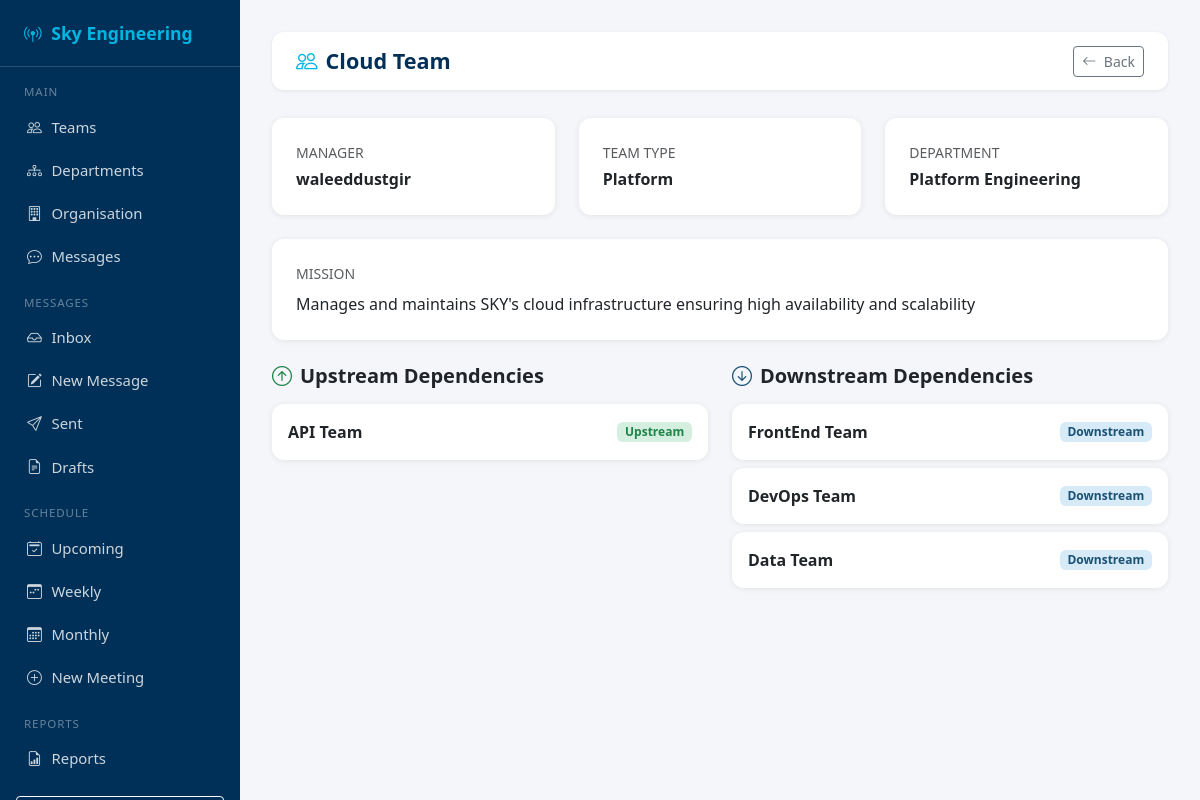
The app's page /organisation/team/1/ with its own data.
### organisation/models.py (models this page shows, shortened)
class Team(models.Model):
    name = models.CharField(max_length=200)
    department = models.ForeignKey(Department, on_delete=models.CASCADE)
    team_type = models.ForeignKey(TeamType, on_delete=models.SET_NULL, null=True, blank=True)
    mission = models.TextField(blank=True)
    manager = models.ForeignKey(User, on_delete=models.SET_NULL, null=True, blank=True)
    def __str__(self):
        return self.name

class TeamType(models.Model):
    name = models.CharField(max_length=100)
    def __str__(self):
        return self.name

class Department(models.Model):
    name = models.CharField(max_length=200)
    specialisation = models.CharField(max_length=200)
    leader = models.ForeignKey(User, on_delete=models.SET_NULL, null=True, blank=True)
    def __str__(self):
        return self.name

class Dependency(models.Model):
    from_team = models.ForeignKey(Team, related_name='upstream', on_delete=models.CASCADE)
    to_team = models.ForeignKey(Team, related_name='downstream', on_delete=models.CASCADE)

### organisation/views.py (the view)
# urls.py: path('team/<int:pk>/', views.team_detail, name='team_detail'),
def team_detail(request, pk):
    team = get_object_or_404(Team, pk=pk)
    upstream = Dependency.objects.filter(from_team=team)
    downstream = Dependency.objects.filter(to_team=team)
    return render(request, 'organisation/team_detail.html', {
        'team': team,
        'upstream': upstream,
        'downstream': downstream
    })

### organisation/templates/organisation/team_detail.html (shortened to what this page needs)
{% extends 'organisation/base_organisation.html' %}
{% block content %}
<div class="top-bar">
    <h1><i class="bi bi-people me-2" style="color:var(--sky-blue)"></i>{{ team.name }}</h1>
    <a href="/organisation/teams/" class="btn btn-outline-secondary btn-sm">
        <i class="bi bi-arrow-left me-1"></i> Back
    </a>
</div>
<div class="row mb-4">
    <div class="col-md-4">
        <div class="card p-4">
            <small class="text-muted text-uppercase">Manager</small>
            <p class="fw-bold mb-0 mt-1">{{ team.manager|default:"Not assigned" }}</p>
        </div>
    </div>
    <div class="col-md-4">
        <div class="card p-4">
            <small class="text-muted text-uppercase">Team Type</small>
            <p class="fw-bold mb-0 mt-1">{{ team.team_type|default:"Not specified" }}</p>
        </div>
    </div>
    <div class="col-md-4">
        <div class="card p-4">
            <small class="text-muted text-uppercase">Department</small>
            <p class="fw-bold mb-0 mt-1">{{ team.department }}</p>
        </div>
    </div>
</div>
{% if team.mission %}
<div class="card p-4 mb-4">
    <small class="text-muted text-uppercase">Mission</small>
    <p class="mt-2 mb-0">{{ team.mission }}</p>
</div>
{% endif %}
<div class="row">
    <div class="col-md-6">
        <h5 class="fw-bold mb-3"><i class="bi bi-arrow-up-circle me-2" style="color:#1e8449"></i>Upstream Dependencies</h5>
        {% for dep in upstream %}
        <div class="card p-3 mb-2 d-flex flex-row align-items-center justify-content-between">
            <span class="fw-semibold">{{ dep.to_team }}</span>
            <span class="badge" style="background:#d4efdf;color:#1e8449;">Upstream</span>
        </div>
        {% empty %}
        <div class="alert alert-light">No upstream dependencies</div>
        {% endfor %}
    </div>
    <div class="col-md-6">
        <h5 class="fw-bold mb-3"><i class="bi bi-arrow-down-circle me-2" style="color:#1a5276"></i>Downstream Dependencies</h5>
        {% for dep in downstream %}
        <div class="card p-3 mb-2 d-flex flex-row align-items-center justify-content-between">
            <span class="fw-semibold">{{ dep.from_team }}</span>
            <span class="badge" style="background:#d6eaf8;color:#1a5276;">Downstream</span>
        </div>
        {% empty %}
        <div class="alert alert-light">No downstream dependencies</div>
        {% endfor %}
    </div>
</div>
{% endblock %}

### organisation/templates/organisation/base_organisation.html (style rules this page uses)
:root { --sky-blue: #00b5e2; --sky-dark: #003057; --sky-light: #e8f7fc; --sidebar-w: 240px; }
body { background: #f4f6f9; font-family: 'Segoe UI', sans-serif; }
.top-bar { background: #fff; border-radius: 12px; padding: .85rem 1.5rem; margin-bottom: 1.75rem; display: flex; align-items: center; justify-content: space-between; box-shadow: 0 1px 4px rgba(0,0,0,.07); }
.top-bar h1 { font-size: 1.35rem; font-weight: 700; color: var(--sky-dark); margin: 0; }
.card { border: none; border-radius: 12px; box-shadow: 0 1px 6px rgba(0,0,0,.08); }

### records on screen
Team: name "Cloud Team", manager "waleeddustgir", team_type "Platform", department "Platform Engineering", mission "Manages and maintains SKY's cloud infrastructure ensuring high availability and scalability"
Dependency: to_team "API Team"
Dependency: from_team "FrontEnd Team"
Dependency: from_team "DevOps Team"
Dependency: from_team "Data Team"
